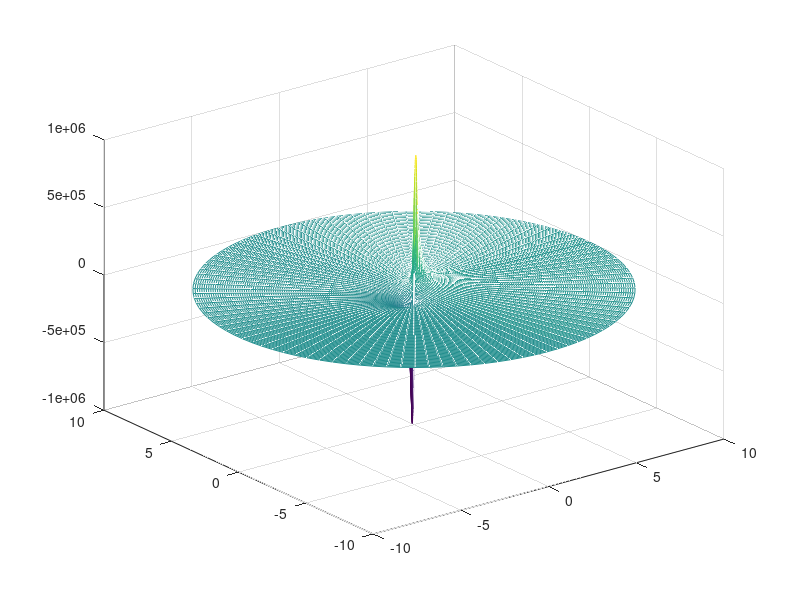

Recreate this plot in MATLAB.
theta=linspace(0, 2*pi);
r=linspace(0,10);
[theta, r] = meshgrid(theta, r);
E0=10;
R = 10;
z = ((-E0*r)+((E0*R.^2)./r))*cos(theta);
[x,y,z] = pol2cart(theta,r,z);
mesh(x,y,z);